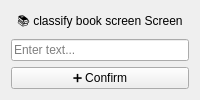
<?xml version="1.0" encoding="UTF-8"?>
<ui version="4.0">
 <class>classify_book_screen</class>
 <widget class="QWidget" name="classify_book_screen">
  <layout class="QVBoxLayout" name="verticalLayout">
   <item>
    <widget class="QLabel" name="label_heading">
     <property name="text">
      <string>📚 classify book screen Screen</string>
     </property>
     <property name="alignment">
      <set>Qt::AlignCenter</set>
     </property>
    </widget>
   </item>
   <item>
    <widget class="QLineEdit" name="titleInput">
     <property name="placeholderText">
      <string>Enter text...</string>
     </property>
    </widget>
   </item>
   <item>
    <widget class="QPushButton" name="saveButton">
     <property name="text">
      <string>➕ Confirm</string>
     </property>
    </widget>
   </item>
  </layout>
 </widget>
 <resources/>
 <connections/>
</ui>
